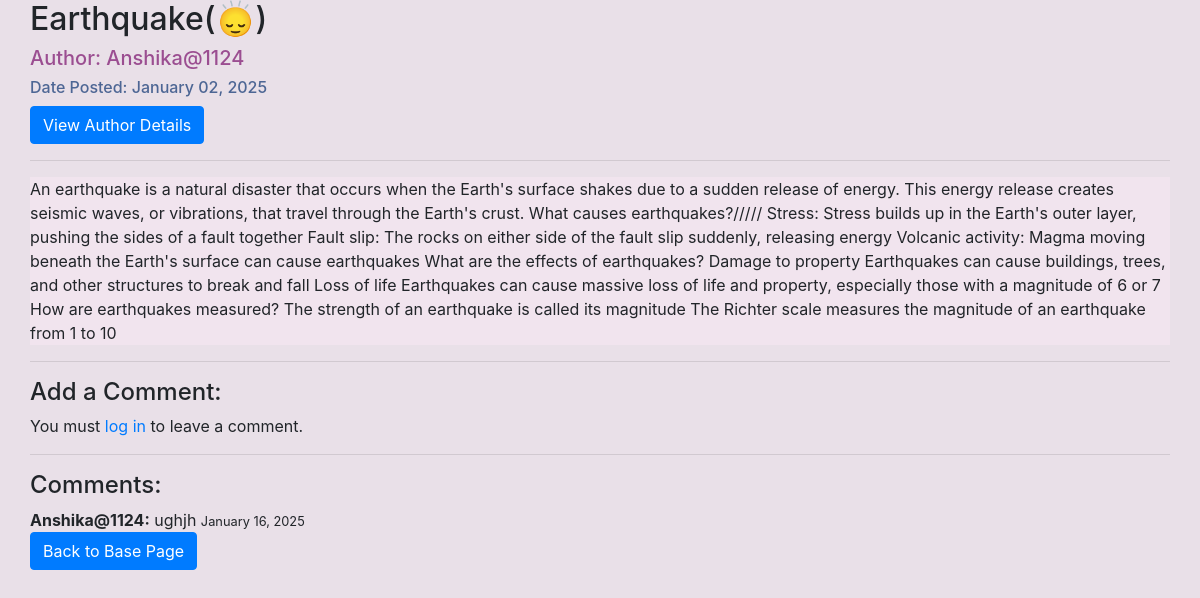
Before: /post/2/ with the older database file.
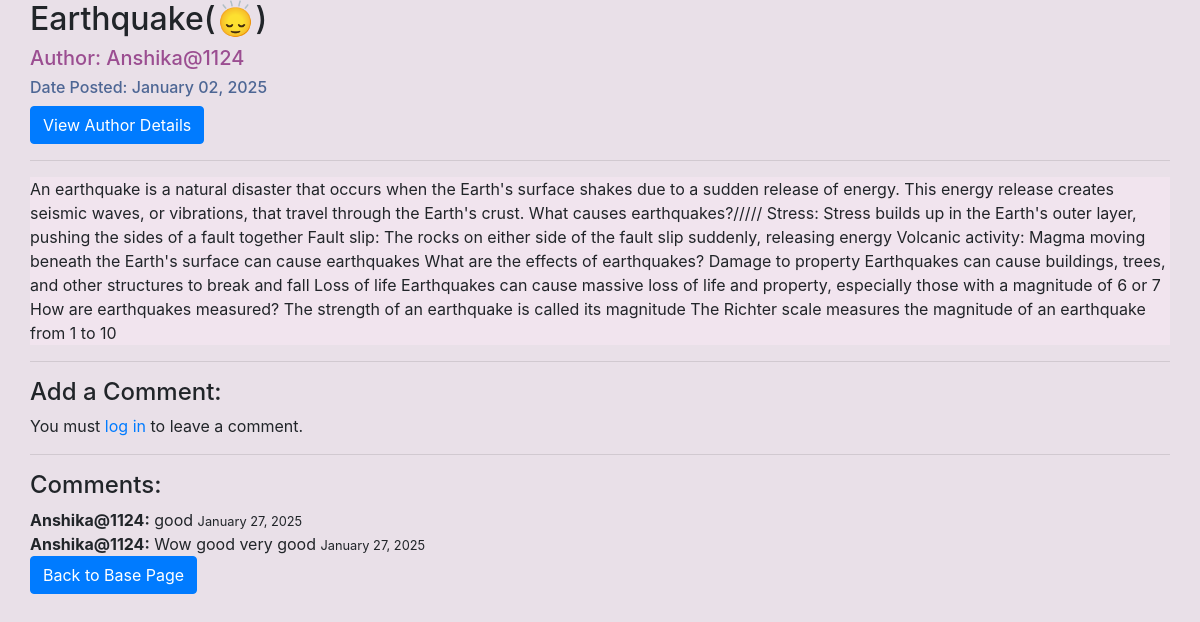
After: the same page with the newer database file.
### blogapp/models.py (models this page shows, shortened)
class Comment(models.Model):
    post = models.ForeignKey('Post', on_delete=models.CASCADE, related_name='comments')
    author = models.ForeignKey(User, on_delete=models.CASCADE)
    content = models.CharField(max_length=400)
    date_posted = models.DateTimeField(auto_now_add=True)

### blogapp/views.py (the view)
# urls.py: path('post/<int:pk>/', views.post_detail, name='post_detail'),
def post_detail(request, pk):
    post = get_object_or_404(Post, pk=pk)
    comments = post.comments.all()
    if request.method == "POST":
        if request.user.is_authenticated:
            form = CommentForm(request.POST)
            if form.is_valid():
                new_comment = form.save(commit=False)
                new_comment.post = post
                new_comment.author = request.user
                new_comment.save()
                return redirect('post_detail', pk=post.pk)
        else:
            return redirect('login')
    else:
        form = CommentForm()
    return render(request, 'post_detail.html', {'post': post, 'comments': comments, 'form': form})

### blogapp/templates/post_detail.html
{% extends 'home.html' %}
{% block content %}
<div class="container" style="max-width: 1350px;">
    <h2>{{ post.title }}</h2>
    <div class="article-metadata">
        <h5 style="color: rgb(155, 78, 145);">Author:<a href="{% url 'author_detail' pk=post.author.pk %}">{{ post.author.name }}</a>
            {{ post.author }}</h5>
        <h6 style="color: rgb(77, 102, 148);">Date Posted: {{ post.date_posted|date:"F d, Y" }}</h6>
        <a href="{% url 'author_detail' pk=post.author.pk %}" class="btn btn-primary">View Author Details</a>
    </div>
    <hr>
    <p style="background-color: rgb(241, 228, 238);">{{ post.content }}</p>
    <hr>
    <h4>Add a Comment:</h4>
    {% if user.is_authenticated %}
        <form method="post" action="{% url 'post_detail' post.pk %}">
            {% csrf_token %}
            {{ form.as_p }}
            <button type="submit" class="btn btn-primary">Post Comment</button>
        </form>
    {% else %}
        <p>You must <a href="{% url 'login' %}">log in</a> to leave a comment.</p>
    {% endif %}
    <hr>
    <h4>Comments:</h4>
    <div class="comments">
        {% for comment in comments %}
            <div class="comment">
                <strong>{{ comment.author }}:</strong> {{ comment.content }}
                <small>{{ comment.date_posted|date:"F d, Y " }}</small>
            </div>
        {% empty %}
            <p>No comments yet. Be the first to comment!</p>
        {% endfor %}
        <a href="{% url 'base' %}" class="btn btn-primary">Back to Base Page</a>
   </div>
</div>
{% endblock %}

Changed rows visible on the page:
removed Comment: author "Anshika@1124", content "ughjh", date_posted "January 16, 2025"
added Comment: author "Anshika@1124", content "good", date_posted "January 27, 2025"
added Comment: author "Anshika@1124", content "Wow good very good", date_posted "January 27, 2025"
